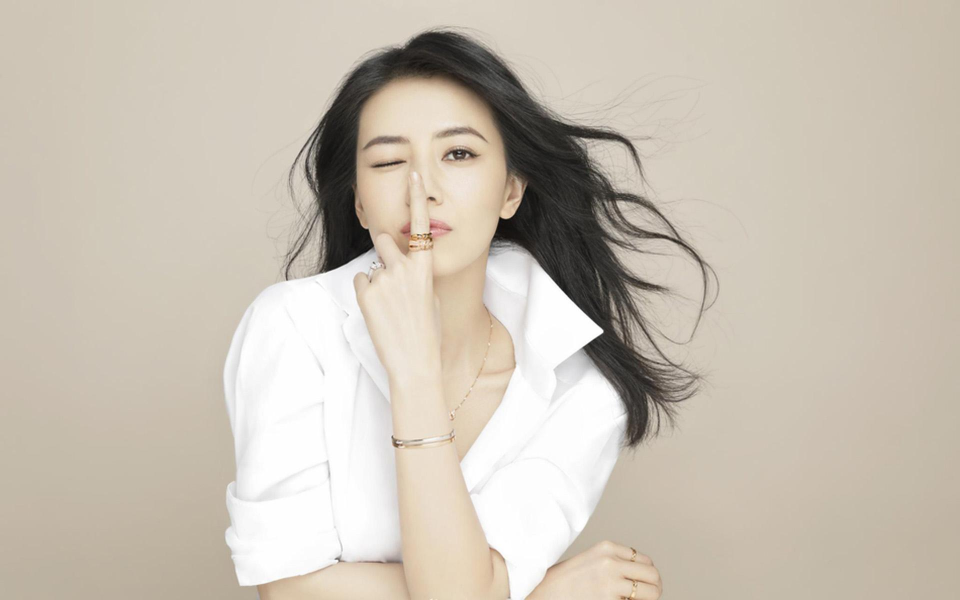
#> input picture 18-图像金字塔/图像金字塔/example1.jpg, 1920 x 1200 px (shown at 1/2 size)
$ python '图像金字塔.py'
#> lines starting #> are read from the running program, lines starting #| are printed output that depends on the picture
import cv2 as cv
import numpy as np


# 高斯金字塔 reduce
def pyramid_demo(image):
    level = 3
    temp = image.copy()
    pyramid_images = []
    for i in range(level):
        dst = cv.pyrDown(temp)  # 将采样 reduce = 高斯模糊+将采样
        pyramid_images.append(dst)
        cv.imshow("pyramid_demo"+np.str(i), dst)
        temp = dst.copy()
    return pyramid_images


# 拉普拉斯金字塔
def lapalian_demo(image):
    pyramid_images = pyramid_demo(image)
    level = len(pyramid_images)
    for i in range(level-1, -1, -1):
        if (i-1) < 0:
            expand = cv.pyrUp(pyramid_images[i], dstsize=image.shape[:2])  # 还原的图像  需要还原的大小
            lpls = cv.subtract(image, expand)
            cv.imshow("lapalian_down"+str(i), lpls)
        else:
            expand = cv.pyrUp(pyramid_images[i], dstsize=pyramid_images[i-1].shape[:2])
            lpls = cv.subtract(pyramid_images[i-1], expand)
            cv.imshow("lapalian_down" + str(i), lpls)


print("---------Hello------------")
src = cv.imread("example1.jpg")
#> src is the input picture: shape (1200, 1920, 3); mean B, G, R 179.9, 192.8, 201.5
cv.imshow("image", src)

pyramid_demo(src)
#> the loop in pyramid_demo, `for i in range(level):` made 3 passes
#> pass 1, in pyramid_demo, `dst = cv.pyrDown(temp)`:
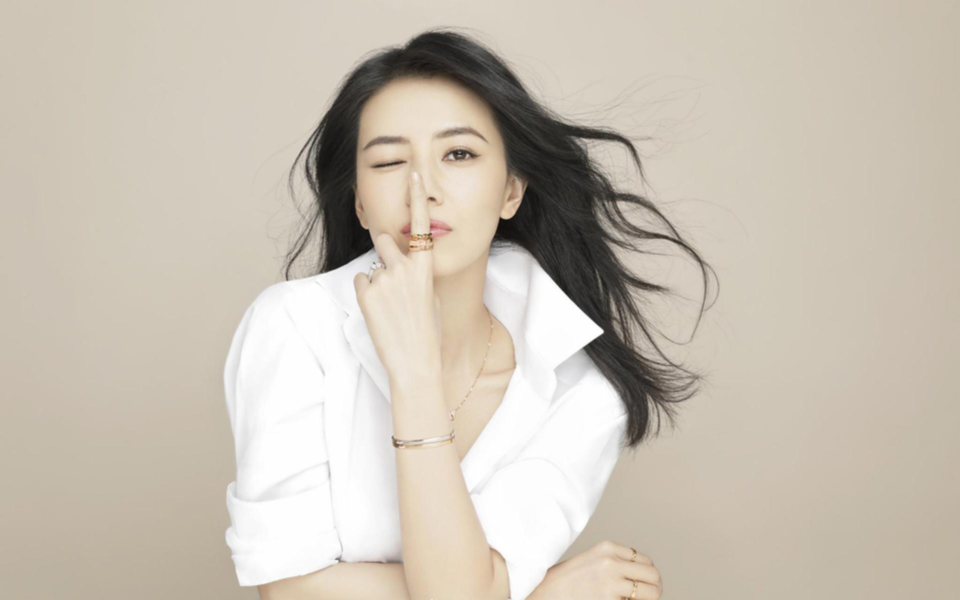
#> dst: shape (600, 960, 3); mean B, G, R 179.9, 192.8, 201.5
#> pass 3, in pyramid_demo, `dst = cv.pyrDown(temp)`:
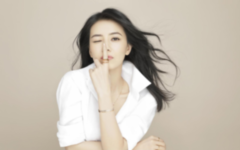
#> dst: shape (150, 240, 3); mean B, G, R 179.9, 192.8, 201.5
#> after the loop in pyramid_demo, `for i in range(level):`: pyramid_images = 3 items

cv.waitKey(0)
#> (the run stopped early here; a loop or call above may not have finished)
